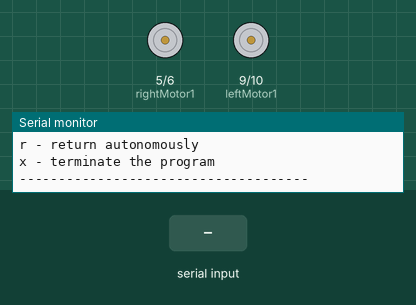
This sketch was run on a simulated Arduino Uno, built with avr-gcc and run on an emulated ATmega328P. On the bench: motor-driver pin pairs drawn as motors (green arrow = first pin HIGH = forward, orange = second pin HIGH = backward, longer = more drive), the last lines printed to the serial monitor. The test bench sets the inputs (shaded band).

Above: at 1.8 s.
1.9 s: "w" received over Serial
3.8 s: "1" received over Serial
At 4.8 s:
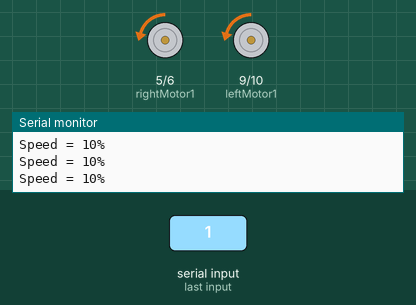
5.3 s: "s" received over Serial
At 6.4 s:
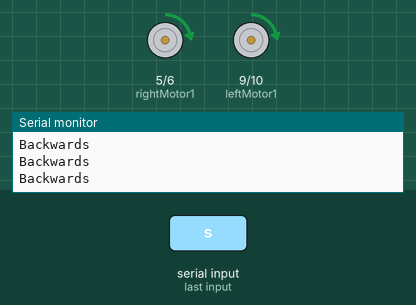
6.8 s: "a" received over Serial
At 7.4 s:
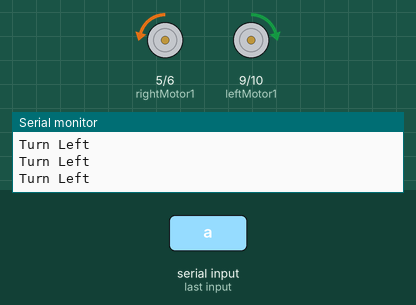
8.3 s: "d" received over Serial
At 8.7 s:
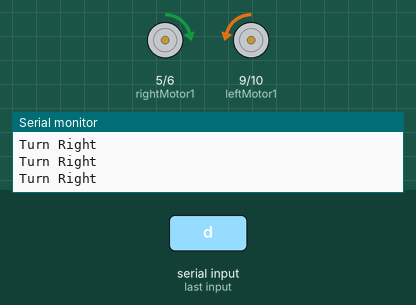
9.8 s: "3" received over Serial
At 10.6 s:
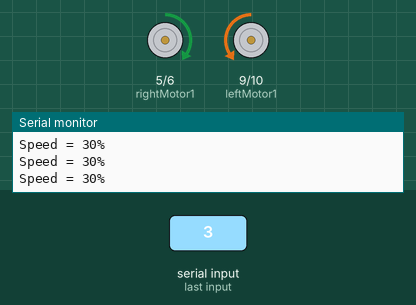
Timing chart, 0 to 12.3 s (numbered marks = the images above; inputs shaded):
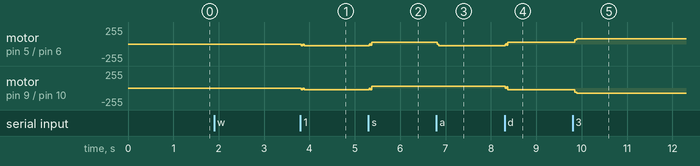

The sketch:

MCI.ino
```cpp
// =======================================================
// ENGG1000 - R2R Group 21
// Motor Controller
// Written by Martin Le November 2020
// Controls motors via an H Bridge
// =======================================================

// -------------------------------------------------------
// Global Variables
// -------------------------------------------------------
// Initialising Global Variables
int rightMotor1 = 5;
int rightMotor2 = 6;
int leftMotor1 = 9;
int leftMotor2 = 10;

int pwmDutyCycle = 0;
char currentDirection = 'x';
char command = 0;
// -------------------------------------------------------
// Subroutine: Initialize Motor Pins
// -------------------------------------------------------
void initializeMotorPins(){

  // Printing out information on pins
  Serial.print("Right Motor Pin 1  = ");
  Serial.println(rightMotor1);
  Serial.print("Right Motor Pin 2 = ");
  Serial.println(rightMotor2);
  Serial.print("Left Motor Pin 1 = ");
  Serial.println(leftMotor1);
  Serial.print("Left Motor Pin 2 = ");
  Serial.println(leftMotor2);

  // Configure Pins
  pinMode(rightMotor1, OUTPUT);
  pinMode(rightMotor2, OUTPUT);
  pinMode(leftMotor1, OUTPUT);
  pinMode(leftMotor2, OUTPUT);

}

// -------------------------------------------------------
// Function: Receive Byte
// -------------------------------------------------------
char receiveCommand(char command){
  // when a user inputs a command, it is read and then returned
  if(Serial.available() > 0) {
    command = Serial.read();
    delay(10);
  }
  return command;
}

// -------------------------------------------------------
// Function: Update Direction
// -------------------------------------------------------
char updateDirection(char command, char currentDirection){
    // if user inputs w, the currentDirection is forwards
    if (command == 'w'){
      currentDirection = 'f';
      Serial.println("Forwards");
    }
    // if user inputs s, the currentDirection is backwards
    else if (command == 's') {
      currentDirection = 'b';
      Serial.println("Backwards");
    }
    // if user inputs a, the currentDirection is left
    else if (command == 'a') {
      currentDirection = 'l';
      Serial.println("Turn Left");
    }
    // if user inputs d, the currentDirection is right
    else if (command == 'd') {
      currentDirection = 'r';
      Serial.println("Turn Right");
    }
    // return the direction
    return currentDirection;
}

// -------------------------------------------------------
// Function: Update Speed
// -------------------------------------------------------
int updateSpeed(char command, int pwmDutyCycle){

    // Speed Change Commands
    // If command is 0, the pwmDutyCycle will be 0 (non-moving)
    if (command == '0') {
      pwmDutyCycle = 0;
      Serial.println("Stop");
    }
    // If command is 1, the pwmDutyCycle will be 10% of 255 (26)
    else if (command == '1') {
      pwmDutyCycle = 26;
      Serial.println("Speed = 10%");
    }
    // If command is 2, the pwmDutyCycle will be 20% of 255 (51)
    else if (command == '2') {
      pwmDutyCycle = 51;
      Serial.println("Speed = 20%");
    }
    // If command is 3, the pwmDutyCycle will be 30% of 255 (77)
    else if (command == '3') {
      pwmDutyCycle = 77;
      Serial.println("Speed = 30%");
    }
    // If command is 4, the pwmDutyCycle will be 40% of 255 (102)
    else if (command == '4') {
      pwmDutyCycle = 102;
      Serial.println("Speed = 40%");
    }
    // If command is 5, the pwmDutyCycle will be 50% of 255 (128)
    else if (command == '5') {
      pwmDutyCycle = 128;
      Serial.println("Speed = 50%");
    }
    // return the newly set pwmDutyCycle
    return pwmDutyCycle;
}

// -------------------------------------------------------
// Subroutine: Set Motor Pins
// -------------------------------------------------------
void setMotorPins(char currentDirection, int pwmDutyCycle){

    // Resetting Pins
    analogWrite(rightMotor1, 0);
    analogWrite(rightMotor2, 0);
    analogWrite(leftMotor1, 0);
    analogWrite(leftMotor2, 0);

    // case where currentDirection is either forwards or turn right
    // leftMotor2 will be configured with the pwmDutyCycle to go appropriate direction
    if (currentDirection == 'f' || currentDirection == 'r') {
      analogWrite(leftMotor2, pwmDutyCycle);
    }
    // case where currentDirection is either backwards or turn left
    // leftMotor1 will be configured with the pwmDutyCycle to go appropriate direction
    if (currentDirection == 'b' || currentDirection == 'l') {
      analogWrite(leftMotor1, pwmDutyCycle);
    }
    // case where currentDirection is either forwards or turn left
    // rightMotor2 will be configured with the pwmDutyCycle to go appropriate direction
    if (currentDirection == 'f' || currentDirection == 'l') {
      analogWrite(rightMotor2, pwmDutyCycle);
    }
    // case where currentDirection is either backwards or turn right
    // rightMotor1 will be configured with the pwmDutyCycle to go appropriate direction
    if (currentDirection == 'b' || currentDirection == 'r') {
      analogWrite(rightMotor1, pwmDutyCycle);
    }
}

// -------------------------------------------------------
// Function: Help Information
// -------------------------------------------------------

void helpPrompt() {
    Serial.println("Welcome to the help desk!");
    Serial.println("-------------------------------------");
    Serial.println("Directional Inputs");
    Serial.println("w - move forward");
    Serial.println("a - move left");
    Serial.println("s - move right");
    Serial.println("d - move backwards");
    Serial.println("---------------------------");
    Serial.println("Speed Inputs");
    Serial.println("0 - set speed to 0");
    Serial.println("1 - set speed to 10%");
    Serial.println("2 - set speed to 20%");
    Serial.println("3 - set speed to 30%");
    Serial.println("4 - set speed to 40%");
    Serial.println("5 - set speed to 50%");
    Serial.println("-------------------------------------");
    Serial.println("Functional Inputs");
    Serial.println("r - return autonomously");
    Serial.println("x - terminate the program");
    Serial.println("-------------------------------------");
}


void setup() {
  Serial.begin(9600);

  // Introductory Statements
  Serial.println("-------------------------------------");
  Serial.println("Program: Controlling Motors");
  Serial.println("Initialising ...");
  initializeMotorPins();
  Serial.println("Initialisation complete");
  Serial.println("-------------------------------------");
  helpPrompt();
}

void loop() {
  bool keyboardControl = true;

  // Control the motors from the keyboard
  while (keyboardControl) {

    // Wait for a command from the keyboard
    command = receiveCommand(command);

    // Update the direction of the robot
    currentDirection = updateDirection(command, currentDirection);

    // Update the speed of the robot
    pwmDutyCycle = updateSpeed(command, pwmDutyCycle);

    // Set the motor pins according to speed and direction
    setMotorPins(currentDirection, pwmDutyCycle);

    // Was this an exit command
    if (command == 'x') keyboardControl = false;

    if (command == 'h') {
        helpPrompt();
    }
  }

  // Terminate the program
 Serial.println("The robot will not be taking any more requests");
 while(true);

}
```

Measured:
- after the input at 3.8 s, motor on pin 5 (rightMotor1) / pin 6 (rightMotor2), motor on pin 9 (leftMotor1) / pin 10 (leftMotor2): stopped → backward 26/255 at once
- after the input at 5.3 s, motor on pin 5 (rightMotor1) / pin 6 (rightMotor2), motor on pin 9 (leftMotor1) / pin 10 (leftMotor2): backward 26/255 → forward 26/255 at once
- after the input at 6.8 s, motor on pin 5 (rightMotor1) / pin 6 (rightMotor2): forward 26/255 → backward 26/255 at once
- after the input at 8.3 s, motor on pin 5 (rightMotor1) / pin 6 (rightMotor2): backward 26/255 → forward 26/255 at once; motor on pin 9 (leftMotor1) / pin 10 (leftMotor2): forward 26/255 → backward 26/255 at once
- after the input at 9.8 s, motor on pin 5 (rightMotor1) / pin 6 (rightMotor2): forward 26/255 → forward 77/255 after 0.05 s; motor on pin 9 (leftMotor1) / pin 10 (leftMotor2): backward 26/255 → backward 77/255 after 0.05 s
